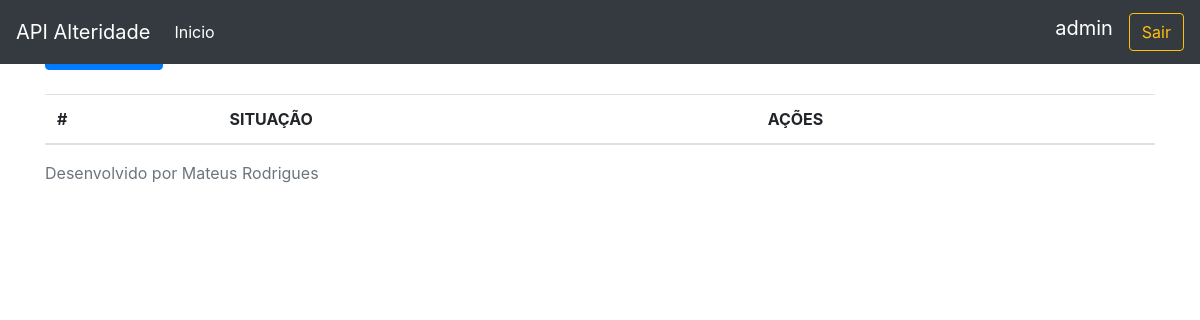
Before: /status/ (signed in) with the older database file.
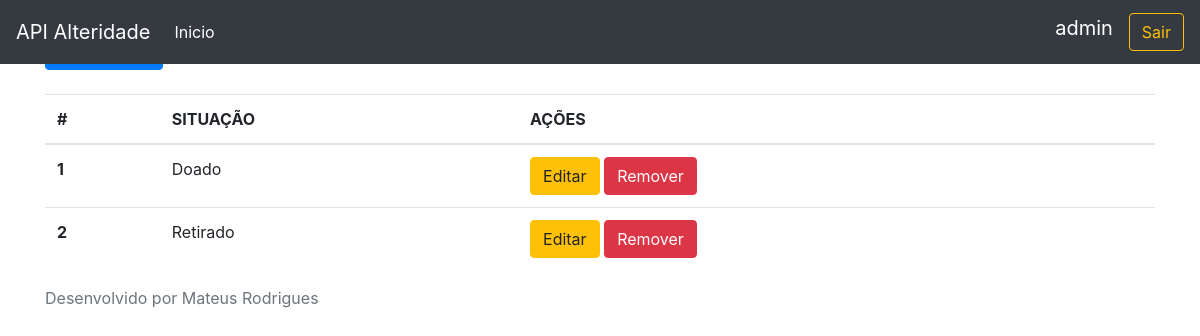
After: the same page with the newer database file.
### alteridade/models.py (models this page shows, shortened)
class Status(models.Model):
    situacao= models.CharField(max_length=50)

### alteridade/views.py (the view)
# urls.py: path('status/',listaStatus,name='lista_status'),
@login_required
def listaStatus(request):
    stats= Status.objects.all()
    return render(request,'listaStatus.html',context={'stats': stats})

### alteridade/templates/listaStatus.html
{% extends 'base.html' %}
{% block conteudo %}
<mat-card>
    <mat-card-header><h5 class="text-center">Lista de Status</h5></mat-card-header>
</mat-card>
<a class="btn btn-primary" role='button' href='/status/add'>Novo Status</a>
    <br />
    <br />
    <table class="table">
        <thead>
            <tr>
                <th scope="col">#</th>
                <th scope="col">SITUAÇÃO</th>
                <th scope="col">AÇÕES</th>
            </tr>
        </thead>
        <tbody>
            {% for s in stats %}
                <tr>
                    <th scope="row">{{ s.pk }}</th>
                    <td>{{ s.situacao }}</td>
                    <td>
                        <a href="/status/editar/{{s.pk}}" class="btn btn-warning" >Editar</a>
                        <a href="/status/excluir/{{s.pk}}" class="btn btn-danger" >Remover</a>
                    </td>
                </tr>
            {% endfor %}
        </tbody>
    </table>
{% endblock %}

### alteridade/templates/base.html (shortened to what this page needs)
<!doctype html>
<html lang="en">
  <head>
    <link rel="stylesheet" href="https://maxcdn.bootstrapcdn.com/bootstrap/4.0.0/css/bootstrap.min.css">
    <link rel="stylesheet" href="https://getbootstrap.com/docs/4.0/examples/sticky-footer-navbar/sticky-footer-navbar.css" />
  </head>
  <body>
    <header>
      <nav class="navbar navbar-expand-md navbar-dark fixed-top bg-dark">
        <a class="navbar-brand" href="#">
          API Alteridade
        </a>
        <div class="collapse navbar-collapse" id="navbarCollapse">
          <ul class="navbar-nav mr-auto">
            <li class="nav-item">
              <a class="nav-link" href="/index"><font color='#fff'>Inicio</font></a>
            </li>
            </ul>
            <label class="navbar-brand">{{request.user}}</label>
	          <a class="btn btn-outline-warning my-2 my-sm-0" href="/">Sair</a>
        </div>
      </nav>
    </header>
    <main role="main" class="container">
        {% block conteudo %}
        {% endblock %}
    </main>
    <footer class="footer">
      <div class="container">
        <span class="text-muted">Desenvolvido por Mateus Rodrigues</span>
      </div>
    </footer>
  </body>
</html>

Changed rows visible on the page:
added Status: pk "1", situacao "Doado"
added Status: pk "2", situacao "Retirado"
